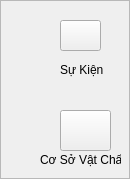
               <widget class="QFrame" name="frame_28">
                <property name="frameShape">
                 <enum>QFrame::StyledPanel</enum>
                </property>
                <property name="frameShadow">
                 <enum>QFrame::Raised</enum>
                </property>
                <widget class="QPushButton" name="pushButton_78">
                 <property name="geometry">
                  <rect>
                   <x>60</x>
                   <y>20</y>
                   <width>41</width>
                   <height>31</height>
                  </rect>
                 </property>
                 <property name="styleSheet">
                  <string notr="true">QPushButton {
	border-image: url(C:/Users/Admin/Documents/cnpm/even.jpeg);
	color: white;
}

QPushButton:hover {
	border-image: url(C:/Users/Admin/Documents/cnpm/even_hover.jpg);
}</string>
                 </property>
                 <property name="text">
                  <string/>
                 </property>
                </widget>
                <widget class="QLabel" name="label_93">
                 <property name="geometry">
                  <rect>
                   <x>60</x>
                   <y>60</y>
                   <width>51</width>
                   <height>20</height>
                  </rect>
                 </property>
                 <property name="text">
                  <string>Sự Kiện</string>
                 </property>
                </widget>
                <widget class="QPushButton" name="pushButton_79">
                 <property name="geometry">
                  <rect>
                   <x>60</x>
                   <y>110</y>
                   <width>51</width>
                   <height>41</height>
                  </rect>
                 </property>
                 <property name="styleSheet">
                  <string notr="true">QPushButton {
	border-image: url(C:/Users/Admin/Documents/cnpm/csvc.jpg);
	color: white;
}

QPushButton:hover {
	border-image: url(C:/Users/Admin/Documents/cnpm/csvc_hover.jpg);
}</string>
                 </property>
                 <property name="text">
                  <string/>
                 </property>
                </widget>
                <widget class="QLabel" name="label_94">
                 <property name="geometry">
                  <rect>
                   <x>40</x>
                   <y>150</y>
                   <width>81</width>
                   <height>20</height>
                  </rect>
                 </property>
                 <property name="text">
                  <string>Cơ Sở Vật Chất</string>
                 </property>
                </widget>
               </widget>
